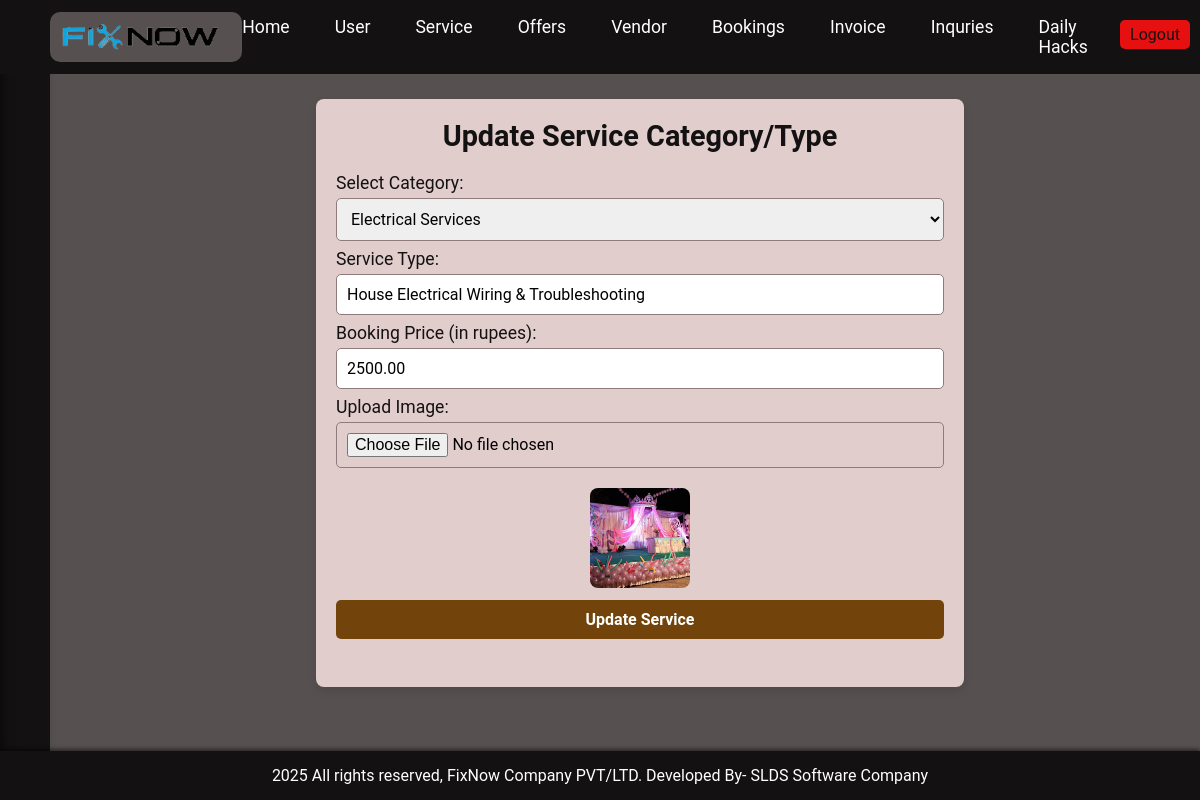
/admin/update-services.php?id=1 (signed in), run on the app's committed database.
### tables this page shows
CREATE TABLE `tbl_service` (
  `id` int(11) NOT NULL AUTO_INCREMENT,
  `category_id` int(11) NOT NULL,
  `service_type` varchar(150) NOT NULL,
  `about_service` text DEFAULT NULL,
  `booking_price` decimal(10,2) NOT NULL DEFAULT 0.00,
  `service_image` varchar(255) DEFAULT NULL,
  `created_at` timestamp NOT NULL DEFAULT current_timestamp(),
  PRIMARY KEY (`id`),
  KEY `category_id` (`category_id`)
);

### admin/update-services.php (the view, shortened to what this page needs)
<?php
include('partials/main.php');
if (isset($_GET['id'])) {
    $service_id = $_GET['id'];
    $sql = "SELECT s.id as service_id, s.service_type, s.booking_price, s.service_image, c.category_name, s.category_id
            FROM tbl_service s
            INNER JOIN tbl_category c ON s.category_id = c.id
            WHERE s.id = ?";
    $stmt = $conn->prepare($sql);
    $stmt->bind_param("i", $service_id);
    $stmt->execute();
    $result = $stmt->get_result();
    if ($result->num_rows > 0) {
        $service = $result->fetch_assoc();
        $service_type = $service['service_type'];
        $category_id = $service['category_id'];
        $booking_price = $service['booking_price'];
        $service_image = $service['service_image'];
    } else {
        echo "<p>Service not found.</p>";
        exit;
    }
}
?>
<div class="main-content">
    <div class="wrapper">
        <br />
        <form action="" method="POST" enctype="multipart/form-data" class="add-service-form">
            <h2 class="text_center">Update Service Category/Type</h2>
            <div class="input-field">
                <label for="category-select">Select Category:</label>
                <select id="category-select" name="category_id" required>
                    <?php
                    $sql = "SELECT * FROM tbl_category";
                    $stmt = $conn->prepare($sql);
                    $stmt->execute();
                    $category_result = $stmt->get_result();
                    while ($row = $category_result->fetch_assoc()) {
                        $selected = ($category_id == $row['id']) ? 'selected' : '';
                        echo "<option value='{$row['id']}' $selected>{$row['category_name']}</option>";
                    }
                    ?>
                </select>
            </div>
            <div class="input-field">
                <label for="service-type">Service Type:</label>
                <input type="text" id="service-type" name="service_type" value="<?php echo $service_type; ?>" required>
            </div>
            <div class="input-field">
                <label for="booking-price">Booking Price (in rupees):</label>
                <input type="number" id="booking-price" name="booking_price" value="<?php echo $booking_price; ?>" min="0" step="any" required>
            </div>
            <div class="input-field">
                <label for="service-image">Upload Image:</label>
                <input type="file" id="service-image" name="service_image" />
                <?php if ($service_image) { ?>
                    <div class="image-preview">
                        <img src="../images/service_images/<?php echo $service_image; ?>" alt="Service Image" id="preview-image" />
                    </div>
                <?php } ?>
            </div>
            <div class="input-field">
                <button type="submit" name="submit-update" class="btn-primary">Update Service</button>
            </div>
        </form>
    </div>
</div>
<?php include('partials/footer.php'); ?>

### admin/admin_css/style.css (style rules this page uses)
:root { --primary-color: #131111; --primaryHover-color: #333333; --secondary-color: #e61010; --secondaryHover-color: #ff4d4d; --text-color: #ffffff; --textHover-color: #e2cdcd; --hover-color: #ffd700; --background-color: #575050; --border-color: #8f7b7b; --accent-color: #ffcc00; --accentHover-color: #c2a11e; --button: #72440b; --buttonHover: #c58433; --Update: #077a0d; --UpdateHover: #0faa17; --shadow-color: rgba(66, 60, 60, 0.2); }
* { margin: 0; padding: 0; box-sizing: border-box; font-family: 'Roboto', sans-serif; }
body { margin: 0; font-family: Arial, sans-serif; background-color: var(--background-color); padding-top: 60px; }
.text_center { text-align: center; margin-bottom: 5px; font-size: 30px; color: var(--accentHover-color); }
.main-content { padding: 20px; margin-left: 80px; }
.btn-primary { background-color: var(--button); padding: 1%; color: white; border-radius: 10px; text-decoration: none; font-weight: bold; margin-bottom: 20px; }
.add-service-form, .add-service-type-form { background-color: var(--textHover-color); padding: 20px; border-radius: 8px; box-shadow: 0 4px 10px rgba(0, 0, 0, 0.1); margin-bottom: 30px; width: 60%; margin-left: auto; margin-right: auto; }
.add-service-form h2, .add-service-type-form h2 { font-size: 1.8em; color: var(--primary-color); margin-bottom: 20px; text-align: center; }
.image-preview { margin-top: 10px; text-align: center; }
#preview-image { width: 100px; height: 100px; object-fit: cover; border-radius: 8px; margin-top: 10px; }
.input-field { margin-bottom: 8px; }
.input-field label { font-size: 1.1em; color: var(--primary-color); display: block; margin-bottom: 5px; }
.input-field input, .input-field select { width: 100%; padding: 10px; border: 1px solid var(--border-color); border-radius: 5px; font-size: 1em; }
.input-field button { background-color: var(--button); color: var(--text-color); padding: 10px 15px; font-size: 1em; border: none; border-radius: 5px; cursor: pointer; transition: background-color 0.3s ease; width: 100%; }

### data on the page
tbl_service: service_type "House Electrical Wiring & Troubleshooting", booking_price "2500.00", service_image (picture)

### other printed values
form field category_id "Electrical Services"
